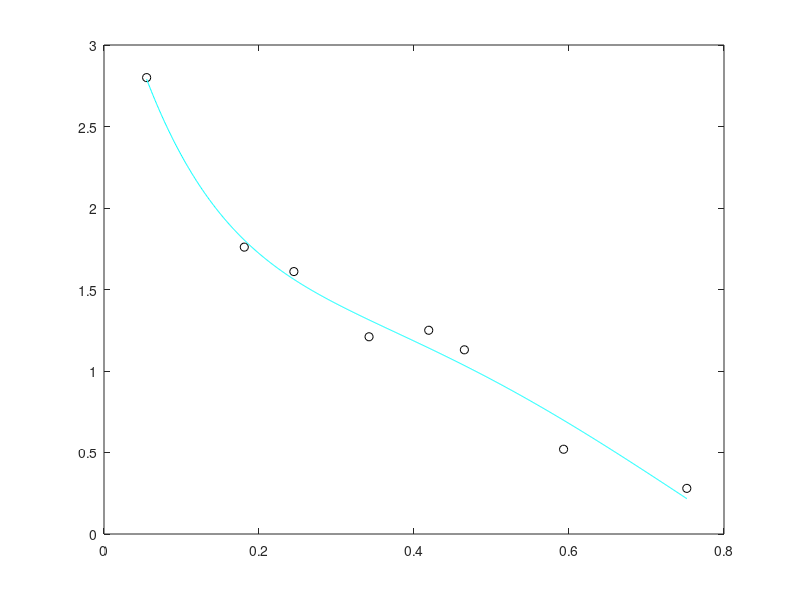

The MATLAB source for this figure:
clear all; close all; clc;

x = [0.055 0.181 0.245 0.342 0.419 0.465 0.593 0.752]';
y = [2.80 1.76 1.61 1.21 1.25 1.13 0.52 0.28]';

x_ex = linspace(x(1), x(end), 1000); % ex sta per extended.

% sono interessato a una funzione del tipo 
%	a1 e^(-x) + a2 e^(-2x) + a3 e^(-3x) + a4 e^(-4x)
% che approssimi i dati in senso LSA (least square approx)

% dobbiamo costruire le generiche phi_i
% X matrice ove le colonne sono i vettori delle funzioni phi_i
X = [ exp(-1*x) exp(-2*x) exp(-3*x) exp(-4*x) ];

a = X\y;

y_ls = a(1)*exp(-1*x_ex) + a(2)*exp(-2*x_ex) + ...
	   a(3)*exp(-3*x_ex) + a(4)*exp(-4*x_ex);

   
plot(x,y,'ko'); hold on;
plot(x_ex, y_ls, 'c');
 